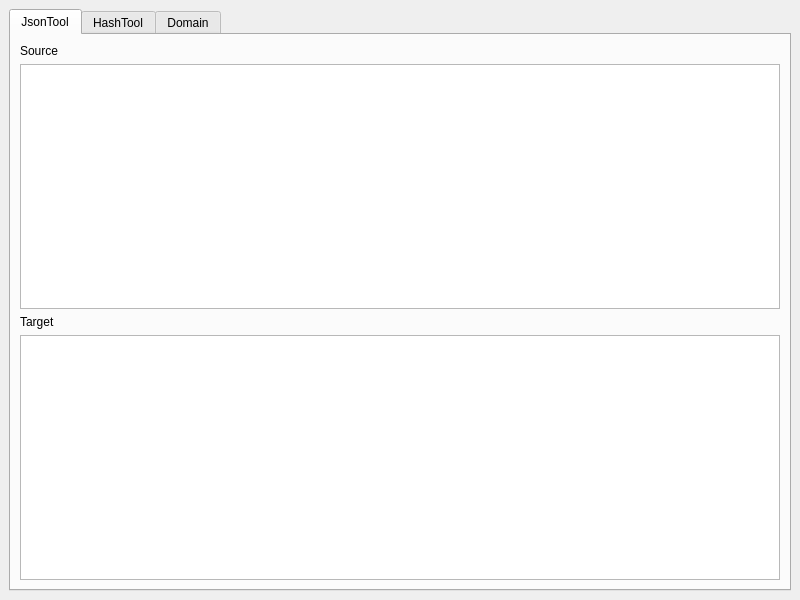
<?xml version="1.0" encoding="UTF-8"?>
<ui version="4.0">
 <class>MainWindow</class>
 <widget class="QMainWindow" name="MainWindow">
  <property name="geometry">
   <rect>
    <x>0</x>
    <y>0</y>
    <width>800</width>
    <height>600</height>
   </rect>
  </property>
  <property name="windowTitle">
   <string>JusticeTool</string>
  </property>
  <widget class="QWidget" name="central_widget">
   <layout class="QVBoxLayout" name="verticalLayout_2">
    <item>
     <widget class="QTabWidget" name="tabWidget">
      <property name="currentIndex">
       <number>0</number>
      </property>
      <widget class="QWidget" name="tab">
       <attribute name="title">
        <string>JsonTool</string>
       </attribute>
       <layout class="QVBoxLayout" name="verticalLayout">
        <item>
         <widget class="QLabel" name="label">
          <property name="text">
           <string>Source</string>
          </property>
         </widget>
        </item>
        <item>
         <widget class="QTextEdit" name="source_text_edit"/>
        </item>
        <item>
         <widget class="QLabel" name="label_2">
          <property name="text">
           <string>Target</string>
          </property>
         </widget>
        </item>
        <item>
         <widget class="QTextEdit" name="target_text_edit"/>
        </item>
       </layout>
      </widget>
      <widget class="QWidget" name="tab_2">
       <attribute name="title">
        <string>HashTool</string>
       </attribute>
       <layout class="QVBoxLayout" name="verticalLayout_3">
        <item>
         <layout class="QHBoxLayout" name="horizontalLayout">
          <item>
           <widget class="QLabel" name="label_3">
            <property name="text">
             <string>Algorithm</string>
            </property>
           </widget>
          </item>
          <item>
           <widget class="QComboBox" name="algorithm_combo_box">
            <property name="sizePolicy">
             <sizepolicy hsizetype="Expanding" vsizetype="Fixed">
              <horstretch>0</horstretch>
              <verstretch>0</verstretch>
             </sizepolicy>
            </property>
           </widget>
          </item>
         </layout>
        </item>
        <item>
         <widget class="QLabel" name="label_4">
          <property name="text">
           <string>Data</string>
          </property>
         </widget>
        </item>
        <item>
         <widget class="QTextEdit" name="data_text_edit"/>
        </item>
        <item>
         <widget class="QLabel" name="label_5">
          <property name="text">
           <string>Result</string>
          </property>
         </widget>
        </item>
        <item>
         <widget class="QTextEdit" name="result_text_edit"/>
        </item>
       </layout>
      </widget>
      <widget class="QWidget" name="tab_3">
       <attribute name="title">
        <string>Domain</string>
       </attribute>
       <layout class="QVBoxLayout" name="verticalLayout_4">
        <item>
         <widget class="QLabel" name="label_6">
          <property name="text">
           <string>域名</string>
          </property>
         </widget>
        </item>
        <item>
         <widget class="QPlainTextEdit" name="domain_text_edit"/>
        </item>
        <item>
         <widget class="QLabel" name="label_7">
          <property name="text">
           <string>IP地址</string>
          </property>
         </widget>
        </item>
        <item>
         <widget class="QPlainTextEdit" name="ip_text_edit"/>
        </item>
        <item>
         <widget class="QPushButton" name="test_button">
          <property name="text">
           <string>测试</string>
          </property>
         </widget>
        </item>
       </layout>
      </widget>
     </widget>
    </item>
   </layout>
  </widget>
 </widget>
 <resources/>
 <connections/>
</ui>
